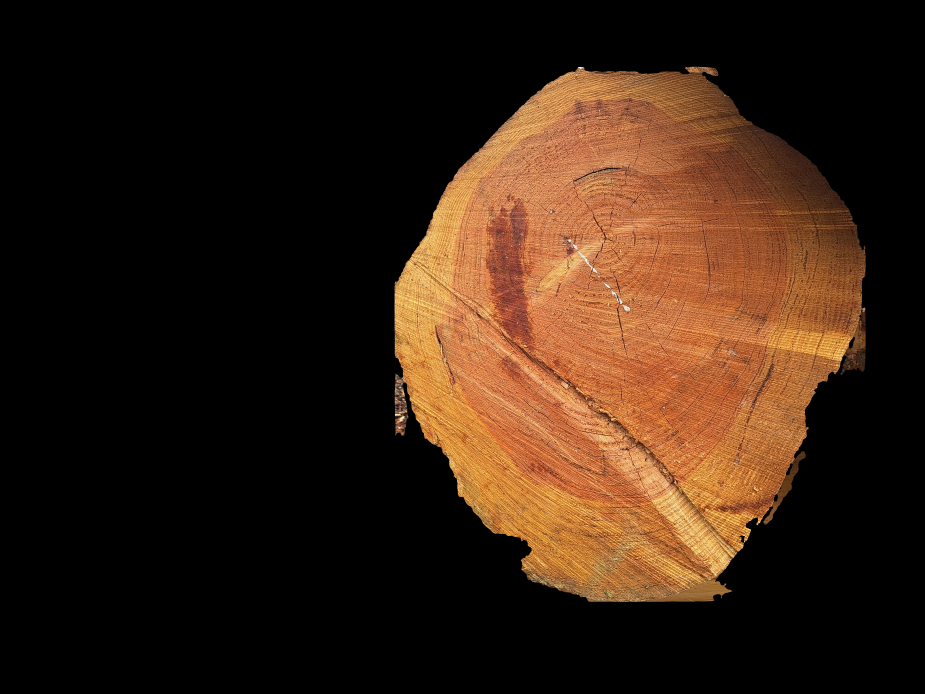
#> input picture ducret-autun-t1-orig/seg/log1.jpg, 4624 x 3468 px (shown at 1/5 size)
$ python virtual_saw.py
#> lines starting #> are read from the running program, lines starting #| are printed output that depends on the picture; after the words box and inside, x2 and y2 are one past the last pixel; in counts of white or black regions, pixels touching at a corner belong together
#!/usr/bin/env python3
"""Generate the deterministic paired Ducret-Autun virtual board cuts used in the manuscript."""

from __future__ import annotations

import csv
import math
import re
from dataclasses import dataclass
from pathlib import Path

import numpy as np
from PIL import Image, ImageOps
from tqdm import tqdm

SCRIPT_DIR = Path(__file__).resolve().parent
IMAGE_EXTENSIONS = {".png", ".jpg", ".jpeg", ".bmp", ".webp", ".tif", ".tiff"}
SOURCE_RE = re.compile(r"log(\d+)$", re.I)


# =============================================================================
# Configuration
# =============================================================================

@dataclass(frozen=True)
class Config:
    fresh_logs_dir: Path = SCRIPT_DIR / "ducret-autun-t1-orig"
    aligned_aged_logs_dir: Path = SCRIPT_DIR / "ducret-autun-t2-cut-align-full-similarity"
    aged_boards_dir: Path = SCRIPT_DIR / "ducret-autun-t2-virtual-sawn-full-similarity"
    fresh_boards_dir: Path = SCRIPT_DIR / "ducret-autun-t1-virtual-sawn"
    seed: int = 20260711
    boards_per_log: int = 10
    long_side_fraction: tuple[float, float] = (0.30, 0.40)
    aspect_ratio: tuple[float, float] = (2.0, 4.0)
    rotations: tuple[int, ...] = (0, 90, 180, 270)
    jpeg_quality: int = 95
    overwrite: bool = False


# =============================================================================
# Image and mask utilities
# =============================================================================

def image_files(directory: Path) -> list[Path]:
    return sorted(
        path
        for path in directory.iterdir()
        if path.is_file() and path.suffix.lower() in IMAGE_EXTENSIONS
    )


def find_image(directory: Path, stem: str) -> Path:
    matches = [p for p in image_files(directory) if p.stem.lower() == stem.lower()]
    if len(matches) != 1:
        raise FileNotFoundError(
            f"expected one image for {stem!r} in {directory}, found {len(matches)}"
        )
    return matches[0]


def load_rgb(path: Path) -> np.ndarray:
    with Image.open(path) as image:
#> image is the input picture: PIL image 4624x3468 RGB; mean R, G, B 53.5, 33, 18.4
        return np.asarray(ImageOps.exif_transpose(image).convert("RGB"), dtype=np.uint8)


def load_mask(path: Path) -> np.ndarray:
    with Image.open(path) as image:
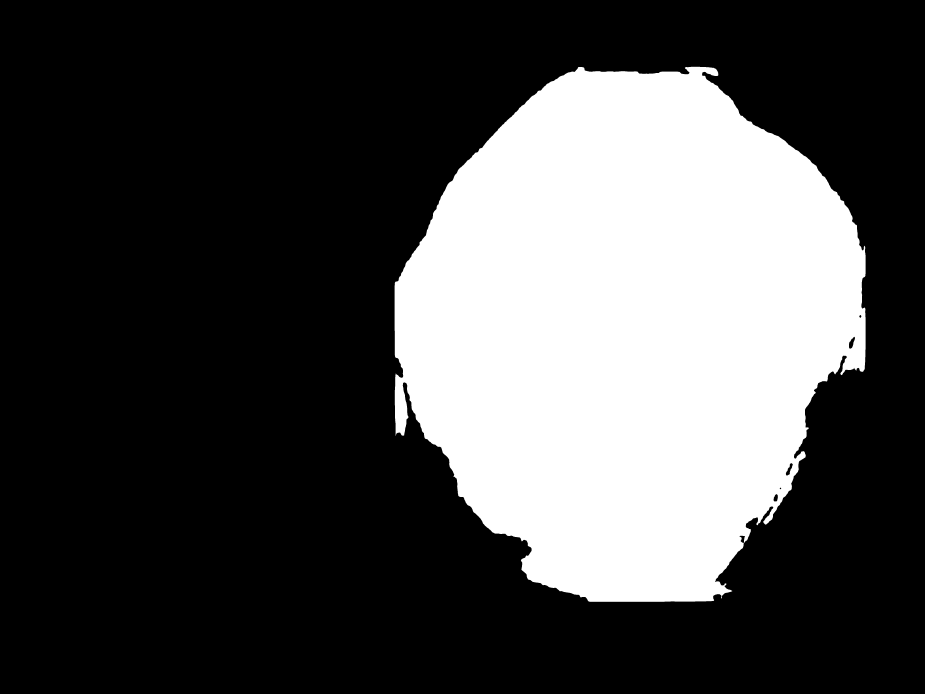
#> input picture ducret-autun-t1-orig/masks/log1.png, 4624 x 3468 px (shown at 1/5 size)
#> image is the input picture: PIL image 4624x3468 L; 28.9% white; 1 white region, box (x1, y1, x2, y2) and area: (1973, 334, 4328, 3009) 4629870
        return np.asarray(ImageOps.exif_transpose(image).convert("L"), dtype=np.uint8) > 0


def save_jpeg(array: np.ndarray, path: Path, quality: int) -> None:
    Image.fromarray(np.asarray(array, dtype=np.uint8), mode="RGB").save(path, quality=quality, subsampling=0)


def save_mask(mask: np.ndarray, path: Path) -> None:
    Image.fromarray((np.asarray(mask, dtype=bool) * 255).astype(np.uint8), mode="L").save(path)


# =============================================================================
# Virtual sawing geometry
# =============================================================================

def foreground_bbox(mask: np.ndarray) -> tuple[int, int, int, int]:
    ys, xs = np.where(mask)
    if xs.size == 0:
        raise ValueError("empty foreground mask")
    return int(xs.min()), int(ys.min()), int(xs.max()) + 1, int(ys.max()) + 1


def integral_image(mask: np.ndarray) -> np.ndarray:
    integral = mask.astype(np.int32).cumsum(axis=0).cumsum(axis=1)
    return np.pad(integral, ((1, 0), (1, 0)), mode="constant")


def valid_positions(
    integral: np.ndarray,
    width: int,
    height: int,
) -> tuple[np.ndarray, np.ndarray]:
    mask_h, mask_w = integral.shape[0] - 1, integral.shape[1] - 1
    if width > mask_w or height > mask_h:
        return np.empty(0, dtype=np.int64), np.empty(0, dtype=np.int64)
    sums = (
        integral[height:, width:]
        - integral[:-height, width:]
        - integral[height:, :-width]
        + integral[:-height, :-width]
    )
    return np.where(sums == width * height)


def sample_dimensions(
    log_max_dim: int,
    rng: np.random.Generator,
    cfg: Config,
) -> tuple[int, int, float]:
    long_side = max(2, int(round(rng.uniform(*cfg.long_side_fraction) * log_max_dim)))
    target_aspect = float(rng.uniform(*cfg.aspect_ratio))
    short_min = max(1, int(math.ceil(long_side / cfg.aspect_ratio[1] - 1e-12)))
    short_max = max(1, int(math.floor(long_side / cfg.aspect_ratio[0] + 1e-12)))
    short_side = min(max(int(round(long_side / target_aspect)), short_min), short_max)
    # Randomize whether the sampled long side is horizontal or vertical.
    if int(rng.integers(2)) == 0:
        return long_side, short_side, long_side / float(short_side)
    return short_side, long_side, long_side / float(short_side)


def rotate_right_angle(array: np.ndarray, degrees: int) -> np.ndarray:
    return np.ascontiguousarray(np.rot90(array, k=(int(degrees) // 90) % 4))


# =============================================================================
# Output
# =============================================================================

def prepare_output(directory: Path, overwrite: bool) -> None:
    if directory.exists() and not overwrite:
        raise FileExistsError(f"{directory} already exists; set overwrite=True in main() to regenerate")
    if directory.exists():
        import shutil

        shutil.rmtree(directory)
    (directory / "seg").mkdir(parents=True)
    (directory / "masks").mkdir(parents=True)
    (directory / "_metadata").mkdir(parents=True)


def write_manifest(path: Path, rows: list[dict[str, object]]) -> None:
    with path.open("w", newline="", encoding="utf-8") as handle:
        writer = csv.DictWriter(handle, fieldnames=list(rows[0].keys()))
        writer.writeheader()
        writer.writerows(rows)


# =============================================================================
# Dataset generation
# =============================================================================

def generate(cfg: Config) -> None:
    prepare_output(cfg.aged_boards_dir, cfg.overwrite)
    prepare_output(cfg.fresh_boards_dir, cfg.overwrite)

    rng = np.random.default_rng(cfg.seed)
    rows: list[dict[str, object]] = []
    aged_masks = image_files(cfg.aligned_aged_logs_dir / "masks")

    for mask_path in tqdm(aged_masks, desc="Ducret-Autun virtual cuts"):
        if SOURCE_RE.fullmatch(mask_path.stem) is None:
            continue
        source_id = mask_path.stem.lower()
        aged = load_rgb(find_image(cfg.aligned_aged_logs_dir / "seg", mask_path.stem))
        fresh = load_rgb(find_image(cfg.fresh_logs_dir / "seg", mask_path.stem))
        mask = load_mask(mask_path)
        if aged.shape != fresh.shape or aged.shape[:2] != mask.shape:
            raise ValueError(f"aligned aged/fresh geometry mismatch for {source_id}")

        x0, y0, x1, y1 = foreground_bbox(mask)
#> x0 = 1973; y0 = 334; x1 = 4328; y1 = 3009
        foreground = mask[y0:y1, x0:x1]
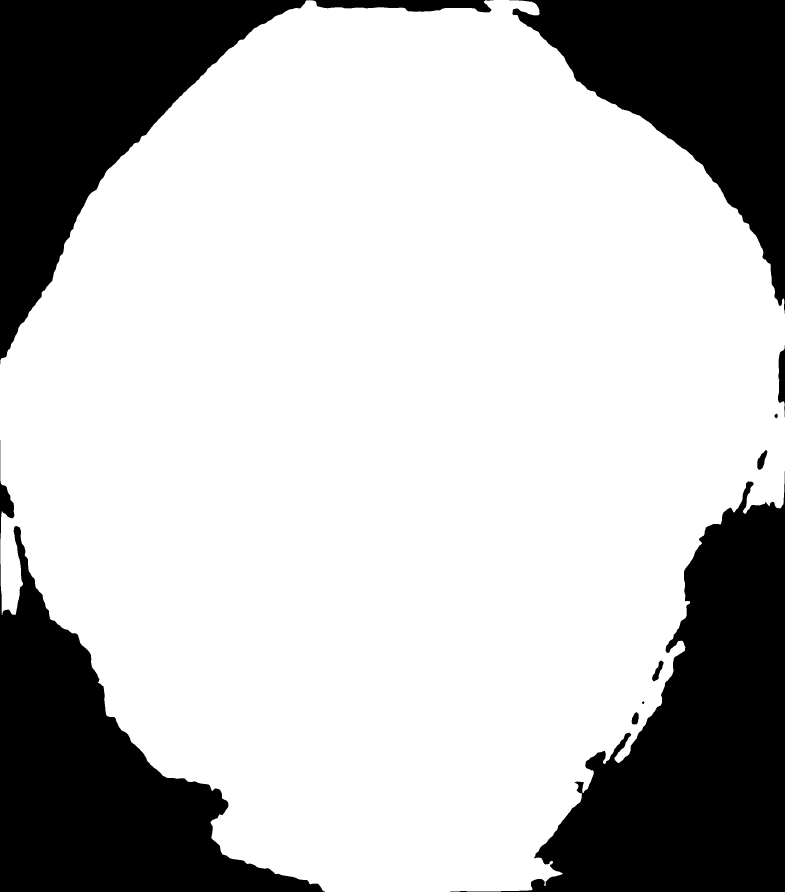
#> foreground: shape (2675, 2355) bool (shown at 1/3 size); 73.5% white; 10 black regions, largest, box (x1, y1, x2, y2) and area: (1350, 1414, 2355, 2675) 516111, (0, 1320, 975, 2675) 414194, (0, 0, 1481, 1093) 408103
        integral = integral_image(foreground)
#> in integral_image, `integral = mask.astype(np.int32).cumsum(axis=0).cumsum(axis=1)`:
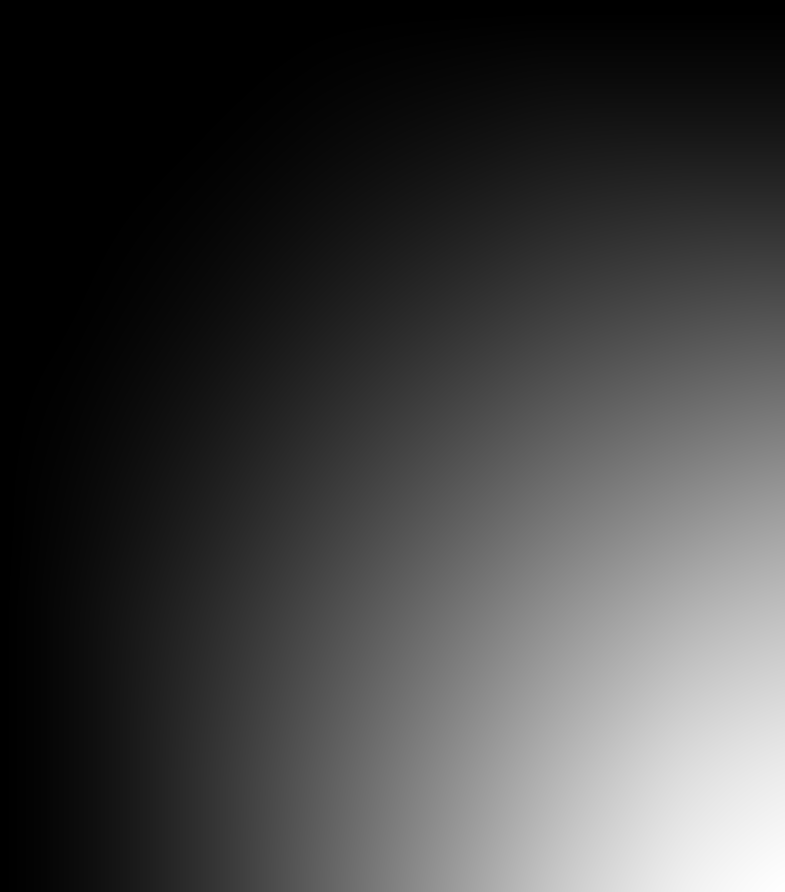
#> integral: shape (2675, 2355) int64 (shown at 1/3 size); min 0, max 4629870, mean 1174268.3; drawn with min black and max white
        log_max_dim = max(x1 - x0, y1 - y0)
#> log_max_dim = 2675
        position_cache: dict[tuple[int, int], tuple[np.ndarray, np.ndarray]] = {}

        for board_index in range(1, cfg.boards_per_log + 1):
            while True:
                width, height, aspect = sample_dimensions(log_max_dim, rng, cfg)
                key = (width, height)
                if key not in position_cache:
                    position_cache[key] = valid_positions(integral, width, height)
                ys, xs = position_cache[key]
                if xs.size:
                    pick = int(rng.integers(xs.size))
                    crop_x = x0 + int(xs[pick])
                    crop_y = y0 + int(ys[pick])
                    rotation = int(rng.choice(np.asarray(cfg.rotations, dtype=np.int32)))
                    break

            query_id = f"{source_id}_board{board_index}"
            aged_crop = aged[crop_y:crop_y + height, crop_x:crop_x + width].copy()
            fresh_crop = fresh[crop_y:crop_y + height, crop_x:crop_x + width].copy()
            query_mask = np.ones((height, width), dtype=bool)

            aged_crop = rotate_right_angle(aged_crop, rotation)
            query_mask = rotate_right_angle(query_mask, rotation)

            save_jpeg(aged_crop, cfg.aged_boards_dir / "seg" / f"{query_id}.jpg", cfg.jpeg_quality)
            save_mask(query_mask, cfg.aged_boards_dir / "masks" / f"{query_id}.png")
            save_jpeg(fresh_crop, cfg.fresh_boards_dir / "seg" / f"{query_id}.jpg", cfg.jpeg_quality)
            save_mask(
                np.ones(fresh_crop.shape[:2], dtype=bool),
                cfg.fresh_boards_dir / "masks" / f"{query_id}.png",
            )

            rows.append(
                {
                    "query_id": query_id,
                    "source_id": source_id,
                    "board_index": board_index,
                    "crop_x": crop_x,
                    "crop_y": crop_y,
                    "crop_w": width,
                    "crop_h": height,
                    "crop_x1": crop_x + width,
                    "crop_y1": crop_y + height,
                    "aspect": f"{aspect:.8f}",
                    "query_rotation_deg": rotation,
                    "expected_alignment_angle_deg": int((-rotation) % 360),
                    "source_width": fresh.shape[1],
                    "source_height": fresh.shape[0],
                }
            )
#> this loop made 10 passes
#> query_id on passes 1 to 10: 'log1_board1', 'log1_board2', 'log1_board3', 'log1_board4', 'log1_board5', 'log1_board6', 'log1_board7', 'log1_board8', 'log1_board9', 'log1_board10'
#> pass 1, in valid_positions, `sums = ( integral[height:, width:] - integral[:-height, width:] - inte..`:
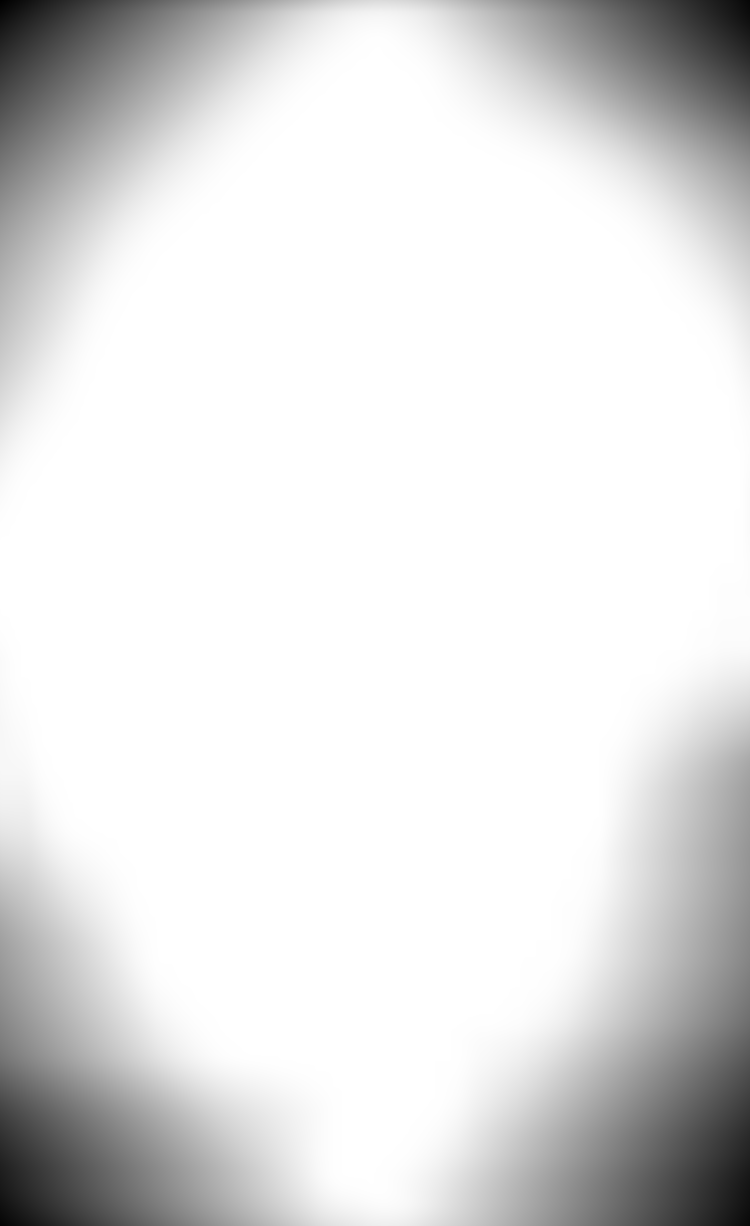
#> sums: shape (2451, 1500) int64 (shown at 1/2 size); min 26513, max 192600, mean 173523; drawn with min black and max white
#> pass 1, in generate, `aged_crop = rotate_right_angle(aged_crop, rotation)`:
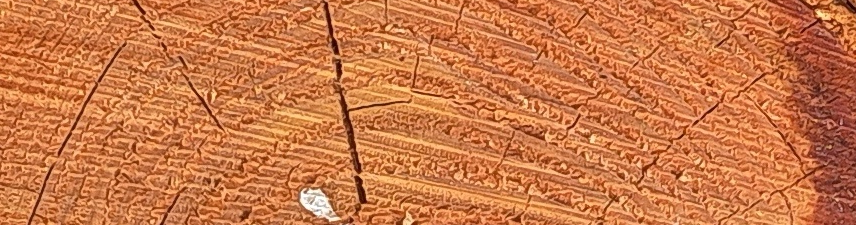
#> aged_crop: shape (225, 856, 3); mean R, G, B 203.1, 120.9, 72.5
#> after the loop:
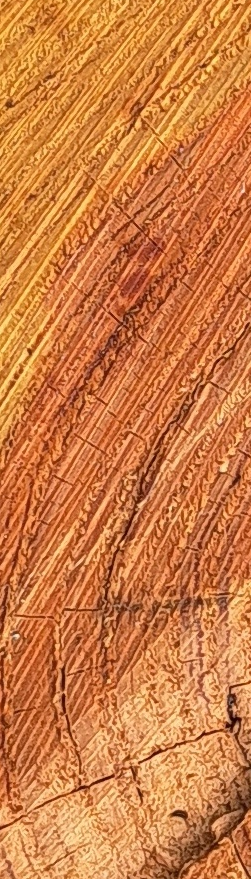
#> aged_crop: shape (879, 251, 3); mean R, G, B 205, 124.4, 67.6
#> after the loop:
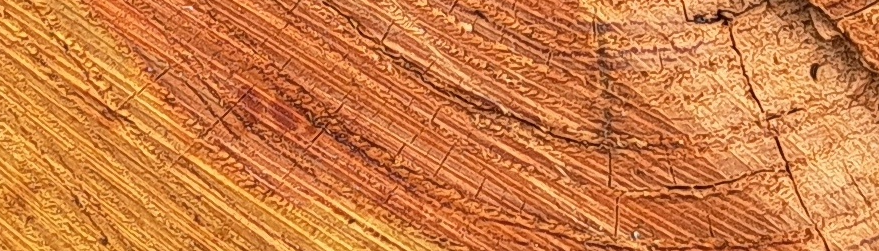
#> fresh_crop: shape (251, 879, 3); mean R, G, B 205, 124.4, 67.6
#> after the loop: query_mask: shape (879, 251) bool; every value is 1
#> after the loop, position_cache = 10 items; rows = 10 items

    if not rows:
        raise RuntimeError("no Ducret-Autun logs were found")

    rows.sort(
        key=lambda row: (
            int(re.search(r"\d+", str(row["source_id"])).group()),
            int(row["board_index"]),
        )
    )
    for directory in (cfg.aged_boards_dir, cfg.fresh_boards_dir):
        write_manifest(directory / "_metadata" / "virtual_board_manifest.csv", rows)

    print(f"generated {len(rows)} paired boards from {len(aged_masks)} Ducret-Autun logs")
#| generated 10 paired boards from 1 Ducret-Autun logs
    print(f"aged queries:  {cfg.aged_boards_dir}")
    print(f"fresh pairs:   {cfg.fresh_boards_dir}")


def main() -> None:
    cfg = Config(
        # Edit defaults here when needed, e.g. overwrite=True.
    )
    generate(cfg)


if __name__ == "__main__":
    main()
